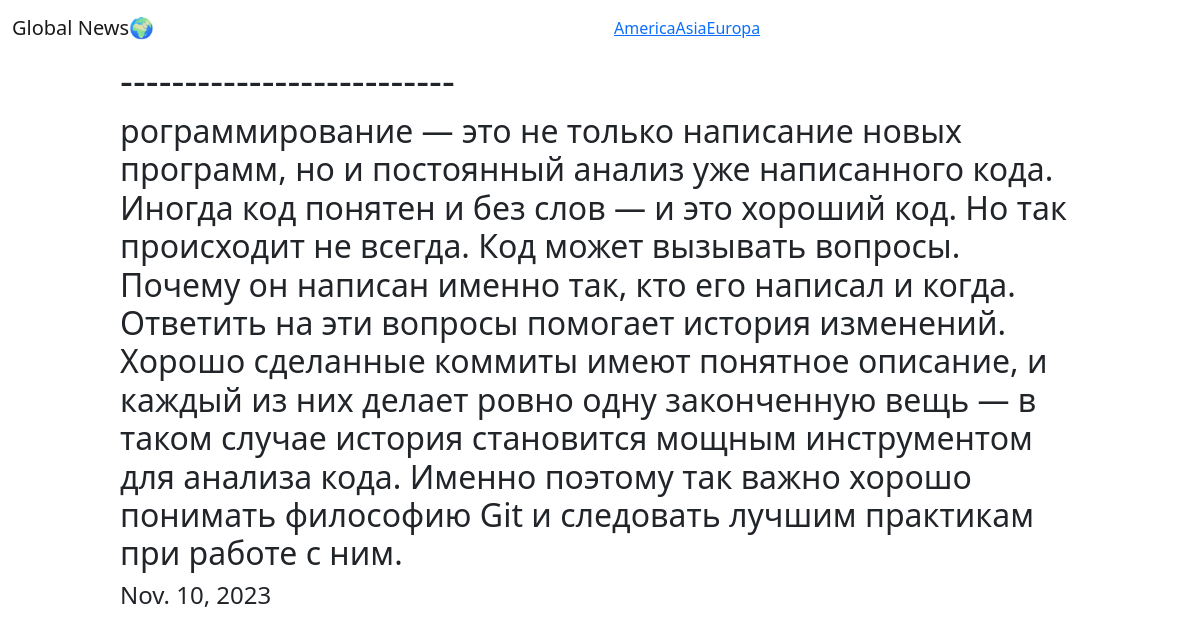
Screenshot of /news/2/ with the database file from the repository.
### text/models.py (models this page shows, shortened)
class Text(models.Model):
    full_text=models.TextField()
    text= models.CharField(max_length=200)
    create_date = models.DateField(auto_now_add=True)
    country = models.ForeignKey(Country, on_delete = models.CASCADE)

### text/views.py (the view)
# urls.py: path('news/<int:id>/', text.detail),
def detail(request,id):
    if request.method=='GET':
        text=Text.objects.get(id=id)
        context = {
            'text' :text
        }
        return render(request, template_name='detail.html', context=context)

### text/templates/detail.html (shortened to what this page needs)
{%extends 'index.html' %}
{%block content%}
    <div class="product">
        <h1>{{ text.text }}</h1>
        <h2>{{text.full_text}}</h2>
        <h4>{{ text.create_date }}</h4>
    </div>
{%endblock%}

### text/templates/detail.html (style rules this page uses)
.product { width: 80%; margin-left: 10%; }

### rows the page displays
Text: text "--------------------------", full_text "рограммирование — это не только написание новых программ, но и постоянный анализ уже написанного кода. Иногда код понятен и без слов — и это хороший код. Но так происходит не всегда. Код может вызывать вопросы. Почему он написан именно так, кто его написал и когда. Ответить на эти вопросы помогает история изменений. Хорошо сделанные коммиты имеют понятное описание, и каждый из них делает ровно одну законченную вещь — в таком случае история становится мощным инструментом для анализа кода. Именно поэтому так важно хорошо понимать философию Git и следовать лучшим практикам при работе с ним.", create_date "Nov. 10, 2023"
